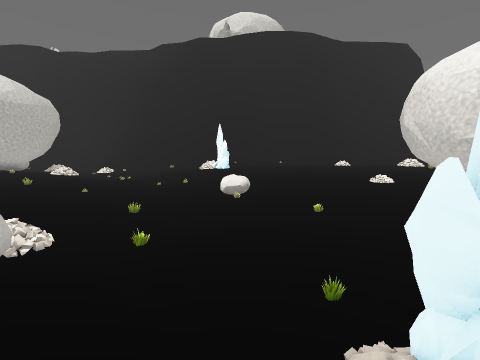
View 1 (above)

24 first-person views from a walk through a level from a Godot 3-D game. The camera is 1.2 m above the floor, tilts 6° down and sees 90° across. The floor is counted in squares, 2 m on a side. Each view is taken from the middle of a square. On the plan, view 1 faces up. The plan holds only what a view shows up to about 9 squares ahead; the rest is blank. The place goes on beyond the plan. Some surface patterns are stand-ins.

View 2
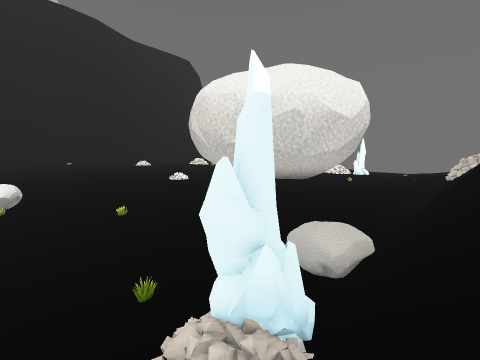

View 3
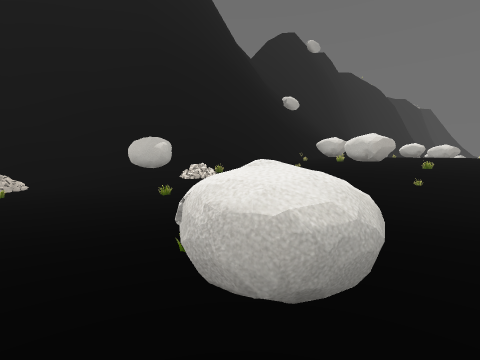

View 4
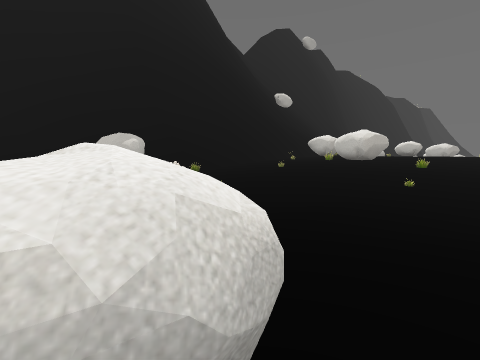

View 5
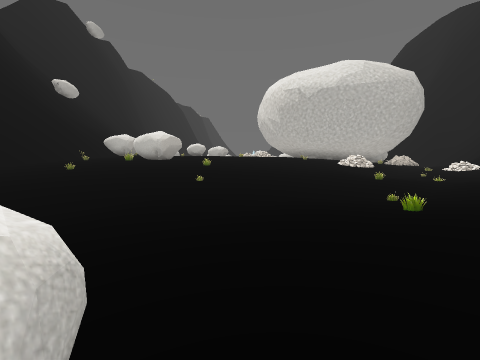

View 6
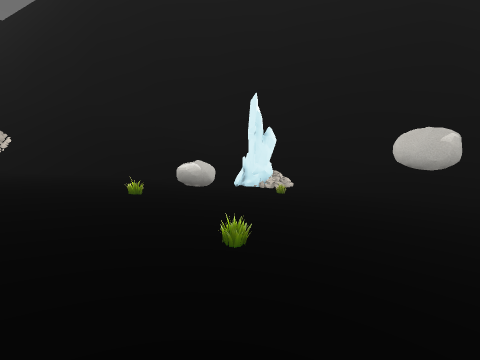

View 7
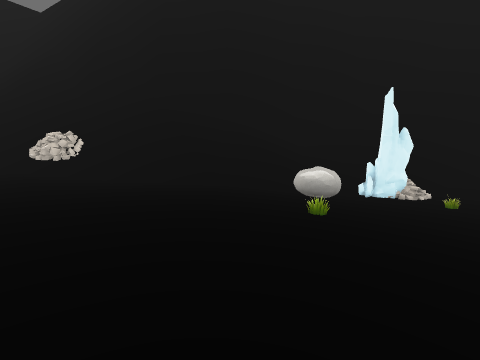

View 8
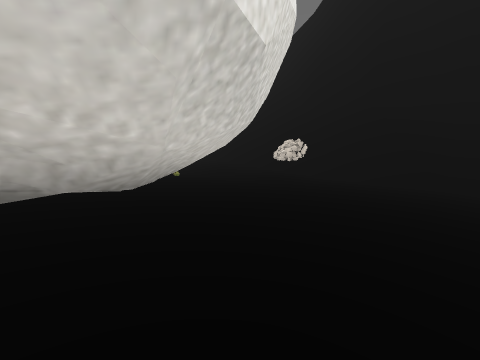

View 9
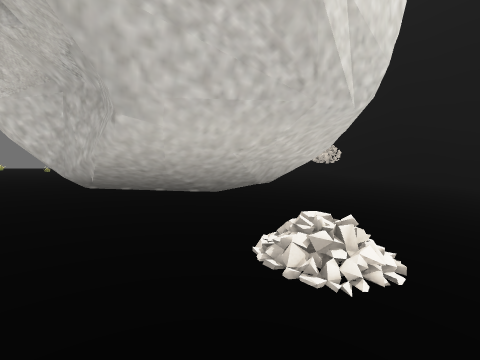

View 10
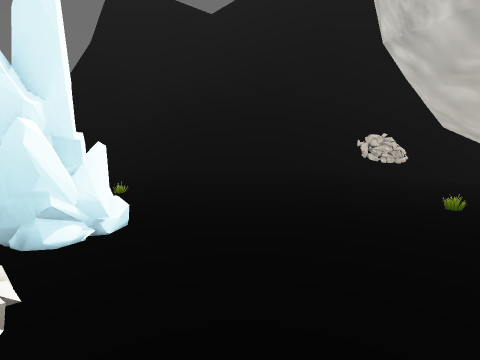

View 11
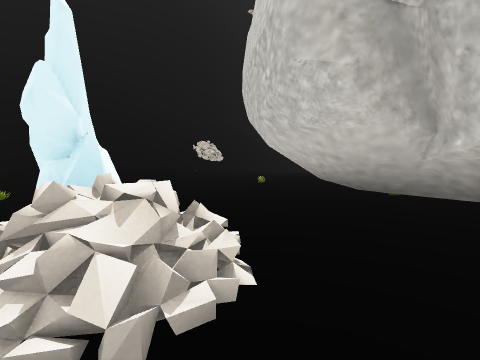

View 12
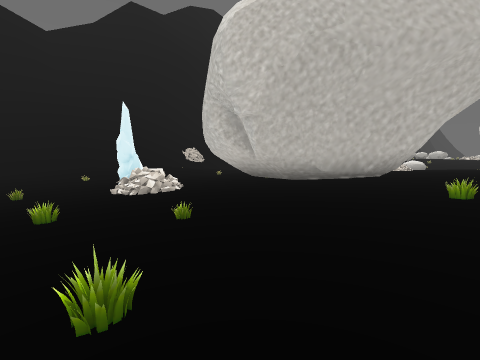

View 13
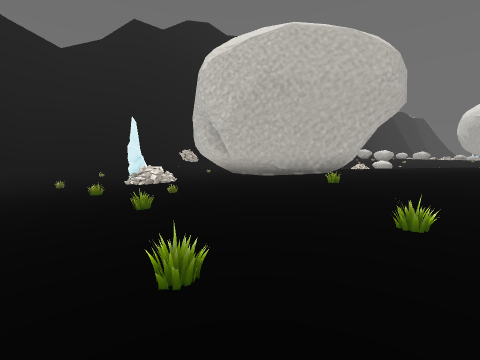

View 14
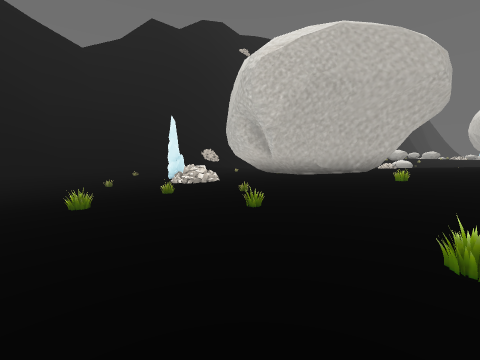

View 15
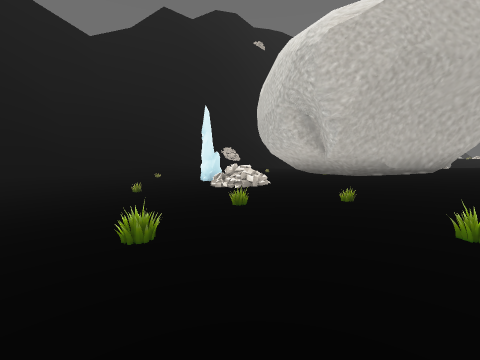

View 16
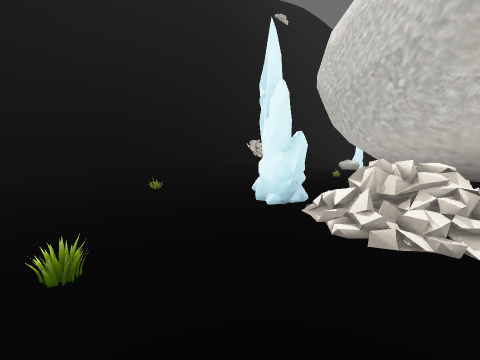

View 17
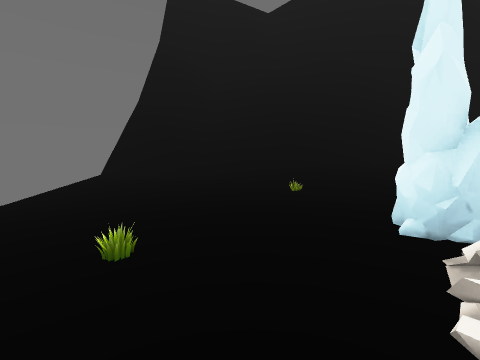

View 18
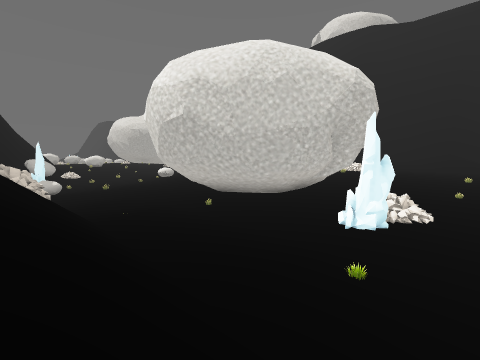

View 19
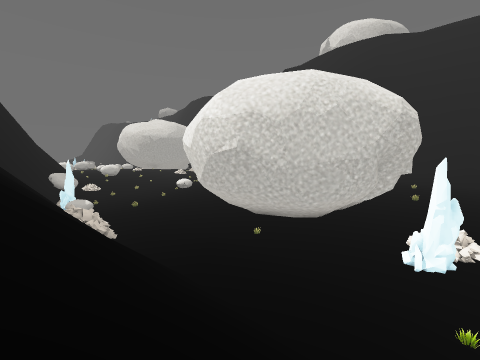

View 20
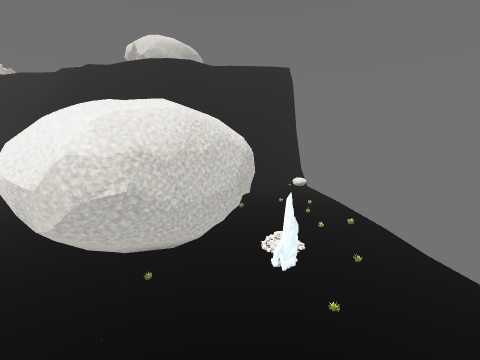

View 21
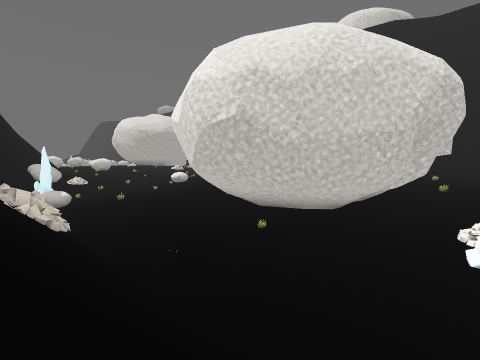

View 22
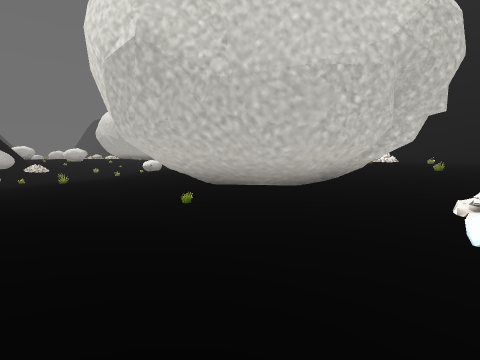

View 23
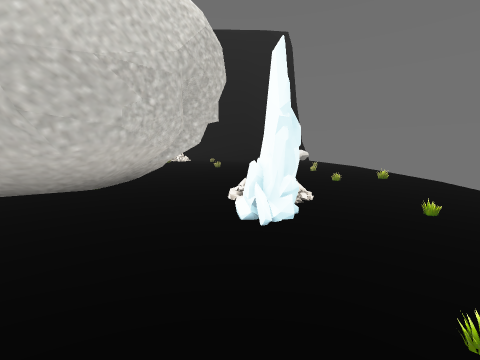

View 24
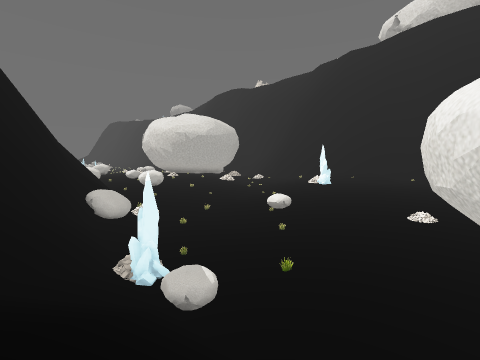

### Floor plan
Key: @ floor where view 1 was taken; # wall or solid block; . main floor; : floor 0.25 m higher than the main floor; - floor 0.25 m lower than the main floor; + floor 0.5 m higher than the main floor; _ floor 0.5 m lower than the main floor; * floor 0.75 m higher than the main floor; < floor 0.75 m lower than the main floor; % floor 1 m higher than the main floor; / step, stairs or slope; = window, fence, low wall or low ledge; ^ raised ledge.
Columns run from 12 left of view 1 to 21 right of it. Each row starts with its distance up from view 1.
 18    _-
 17    __-
 16    ___-
 15    ____-
 14    .-=__-           %%% %%%%%% %
 13    ...-__.          %%%%%%%%%%= *
 12    ...-__/        *%%%%%%%=****
 11    :...__    ::  *************=**
 10 %*+::..-__ ...:: ***####********+
  9 %**+=:.-__--^..::++#^^ ^##+++++=+
  8  %*+::..____-...::+#^^  ^#++:::::
  7   ##+:..-_<___...::#^^ ^^#:=#::::
  6    #*+:.._<<<_=....:#^^^^#:##:...
  5    **+:.._<<<__-....:^^^#::#::...
  4    **+:://=<<__-=....:##:::::....
  3    ###//=//<<<__-....:::::::/::..
  2        /###/___^-....::+*****::::
  1        ####//##^//=##////////////
  0           ##@//////###=//////////
 -1            ##////////##//////////
 -2             ##############////=###
 -3                          # ///
 -4                            ####

Positions as (right, up) in squares from view 1, and headings:
1: (0, 0), facing up
2: (0, 0), facing up-right
3: (1, 10), facing down-left
4: (0, 10), facing down-left
5: (0, 10), facing left
6: (2, 8), facing down
7: (5, 7), facing down
8: (5, 8), facing down-right
9: (5, 11), facing down-right
10: (14, 7), facing down
11: (16, 8), facing down-left
12: (18, 12), facing down-left
13: (19, 14), facing down-left
14: (20, 13), facing down-left
15: (20, 11), facing down-left
16: (18, 7), facing down-left
17: (17, 7), facing down
18: (17, 0), facing up-left
19: (16, -1), facing up-left
20: (14, -2), facing up
21: (15, 0), facing up-left
22: (15, 2), facing up-left
23: (15, 2), facing up
24: (7, -1), facing up-left
